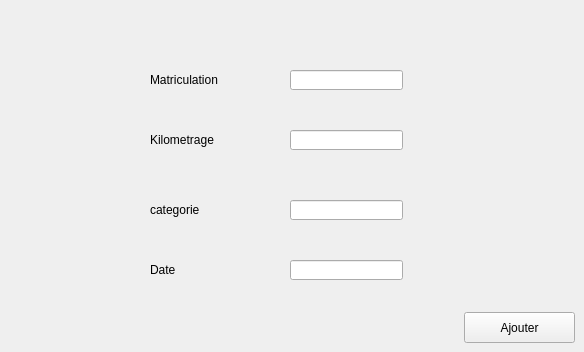
     <widget class="QWidget" name="Ajouter_3">
      <attribute name="title">
       <string>Ajouter</string>
      </attribute>
      <widget class="QLineEdit" name="lineEdit_mat_D">
       <property name="geometry">
        <rect>
         <x>290</x>
         <y>70</y>
         <width>113</width>
         <height>20</height>
        </rect>
       </property>
      </widget>
      <widget class="QLineEdit" name="lineEdit_km_D">
       <property name="geometry">
        <rect>
         <x>290</x>
         <y>130</y>
         <width>113</width>
         <height>20</height>
        </rect>
       </property>
      </widget>
      <widget class="QLineEdit" name="lineEdit_categorie_D">
       <property name="geometry">
        <rect>
         <x>290</x>
         <y>200</y>
         <width>113</width>
         <height>20</height>
        </rect>
       </property>
      </widget>
      <widget class="QLineEdit" name="lineEdit_date_D">
       <property name="geometry">
        <rect>
         <x>290</x>
         <y>260</y>
         <width>113</width>
         <height>20</height>
        </rect>
       </property>
      </widget>
      <widget class="QLabel" name="matriculation_2">
       <property name="geometry">
        <rect>
         <x>150</x>
         <y>70</y>
         <width>131</width>
         <height>20</height>
        </rect>
       </property>
       <property name="text">
        <string>Matriculation </string>
       </property>
      </widget>
      <widget class="QLabel" name="Kilometrage_2">
       <property name="geometry">
        <rect>
         <x>150</x>
         <y>130</y>
         <width>131</width>
         <height>20</height>
        </rect>
       </property>
       <property name="text">
        <string>Kilometrage</string>
       </property>
      </widget>
      <widget class="QLabel" name="categorie_2">
       <property name="geometry">
        <rect>
         <x>150</x>
         <y>200</y>
         <width>131</width>
         <height>20</height>
        </rect>
       </property>
       <property name="text">
        <string>categorie</string>
       </property>
      </widget>
      <widget class="QLabel" name="Date_3">
       <property name="geometry">
        <rect>
         <x>150</x>
         <y>260</y>
         <width>131</width>
         <height>20</height>
        </rect>
       </property>
       <property name="text">
        <string>Date </string>
       </property>
      </widget>
      <widget class="QPushButton" name="pushButton_Ajouter_M">
       <property name="geometry">
        <rect>
         <x>464</x>
         <y>312</y>
         <width>111</width>
         <height>31</height>
        </rect>
       </property>
       <property name="text">
        <string>Ajouter</string>
       </property>
      </widget>
     </widget>
